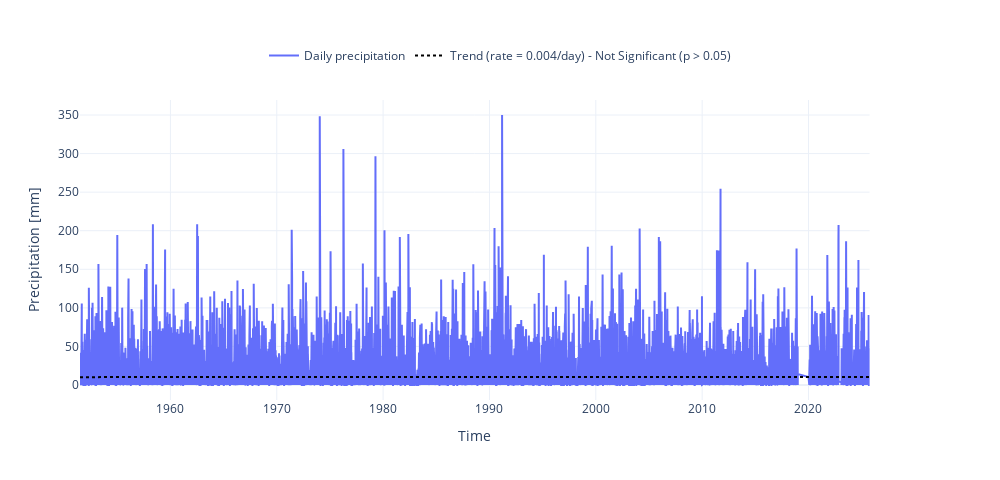

The cell this chart's notebook holds for it:
### Markdown cell above
Plotting raw data at daily scale

### Code cell
dict_prcp = [{"data": data, "var": "PRCP", "ax": 1, "label": "Daily precipitation"}]
fig, trend_da_mean = plot_timeseries_interactive(
    dict_prcp,
    trendline=True,
    figsize=(25, 12),
    label_yaxes="Precipitation [mm]",
    return_trend=True,
)

### Figure 1 — Plotly figure (JSON) as saved in the notebook; plotly's stock layout.template omitted (floating-point values rounded to 4 significant figures; data arrays with more than 128 entries replaced by an {"elided": "..."} marker saying what was removed)
{"data": [{"line": {"color": "#636EFA"}, "name": "Daily precipitation", "type": "scatter", "x": {"elided": "26412 str values"}, "xaxis": "x", "y": {"elided": "26412 float values"}, "yaxis": "y"}, {"line": {"color": "black", "dash": "dot"}, "mode": "lines", "name": "Trend (rate = 0.004/day) - Not Significant (p > 0.05)", "showlegend": true, "type": "scatter", "x": {"elided": "26412 str values"}, "xaxis": "x", "y": {"elided": "26412 float values"}, "yaxis": "y"}], "layout": {"height": 480, "legend": {"font": {"size": 12}, "orientation": "h", "x": 0.5, "xanchor": "center", "y": 1.1, "yanchor": "bottom"}, "title": {"text": " "}, "width": 1000, "xaxis": {"anchor": "y", "domain": [0, 0.94], "title": {"text": "Time"}}, "yaxis": {"anchor": "x", "domain": [0, 1], "title": {"text": "Precipitation [mm]"}}, "yaxis2": {"anchor": "x", "overlaying": "y", "side": "right"}}}
